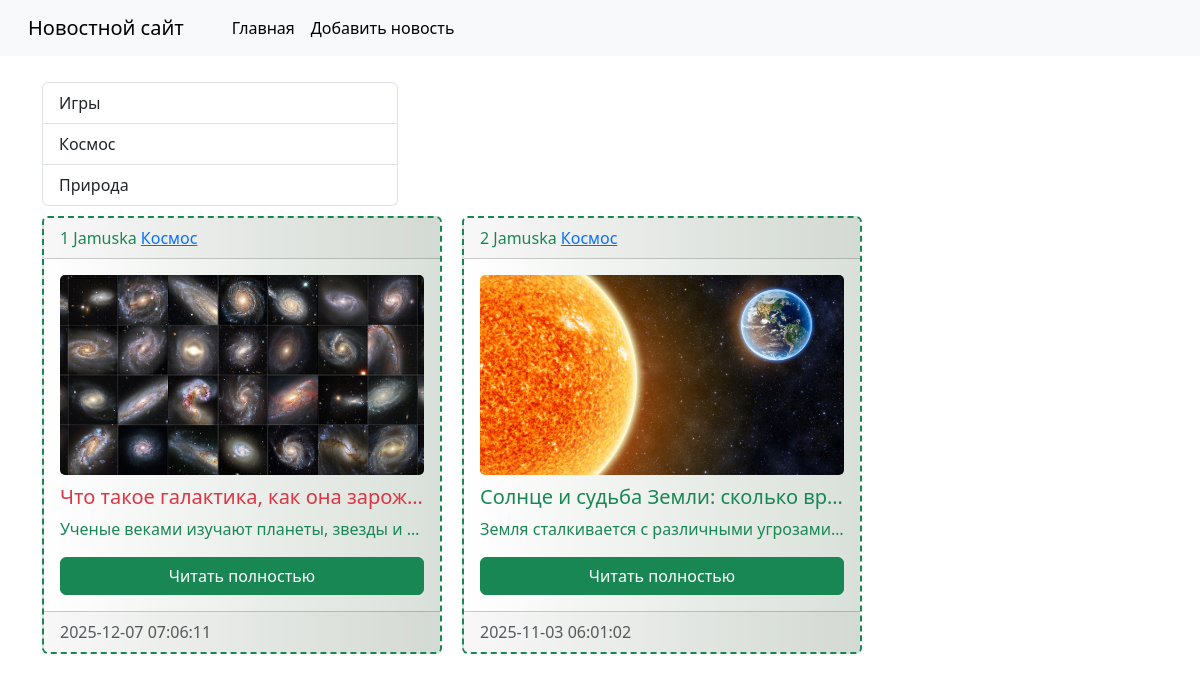
The app's page /news/category/4/ with its own data.
### news/models.py (models this page shows, shortened)
class Category(models.Model):
    title = models.CharField(max_length=150, db_index=True,
                             verbose_name="Наименование категории")
    def __str__(self):
        return self.title
    class Meta:
        verbose_name = "Категория"
        verbose_name_plural = "Категории"
        ordering = ['title']

class News(models.Model):
    title = models.CharField(max_length=150, verbose_name="Наименование")
    content = models.TextField(blank=True, verbose_name="Контент")
    created_at = models.DateTimeField(auto_now_add=True, verbose_name="Дата публикации")
    updated_at = models.DateTimeField(auto_now=True, verbose_name="Обновлено")
    photo = models.ImageField(upload_to='photos/%Y/%m/%d', verbose_name="Фото", blank=True)
    is_published = models.BooleanField(default=True, verbose_name="Опубликовано")
    category = models.ForeignKey(Category, on_delete=models.PROTECT, null=True)
    def just_a_little_trolling(self):
        return "Jamuska";
    class Meta:
        verbose_name = "Новость"
        verbose_name_plural = "Новости"
        ordering = ['-created_at']

### news/views.py (the view)
# urls.py: path('category/<int:category_id>/', get_category, name='category')
def get_category(request, category_id):
    news = News.objects.filter(category_id=category_id)
    categories = Category.objects.all()
    category = Category.objects.get(pk=category_id)
    return render(request, 'news/category.html', {'news':news, 'categories':categories,
                                                  'category':category})

### news/templates/news/category.html (shortened to what this page needs)
{% extends 'base.html' %}
{% block sidebar %}
    <div class="col-md-4">
        <div class="list-group" style="max-width: 25rem; margin: 10px; margin-inline: 0;">
            {%for item in categories%}
                <a href="{% url 'category' item.pk %}" class="list-group-item list-group-item-action">
                    {{item.title}}
                </a>
            {% endfor %}
        </div>
    </div>
{% endblock %}
{% block content %}
<section class = "cards">
    {% for item in news %}
    <div class="card border-success" style="max-width: 25rem;">
        <div class="card-header text-success">
            {{forloop.counter}}
            {{item.just_a_little_trolling}}
            <a href="{% url 'category' item.category.pk %}">{{item.category}}</a>
        </div>
        <div class="card-body text-success">
            {% if item.photo %}
            <img src="{{item.photo.url}}" class="card-img top" alt="...">
            {% else %}
            <img src="https://i.ibb.co/fYzs5N34/empty.jpg" class="card-img top" alt="...">
            {% endif %}
            <h5 class="card-title text-truncate {%cycle 'text-danger' 'text-success'%}">{{item.title}}</h5>
            <p class="card-text text-truncate">{{item.content}}</p>
            <a href="#" class="btn btn-success d-grid gap-2">Читать полностью</a>
        </div>
        <div class="card-footer text-body-secondary">
            {{item.created_at|date:"Y-m-d H:i:s"}}
        </div>
    </div>
    {% endfor %}
    </section>
{% endblock %}

### templates/base.html (style rules this page uses)
.card { padding: 0; border: 2px, dashed, #307231; background-image: linear-gradient( 90deg, rgba(255, 255, 255, 1) 0%, rgba(217, 224, 217, 1) 100% ); }
.card-img { width: 100%; height: 200px; object-fit: cover; margin-bottom: 10px; }
.cards { display: flex; gap: 20px; flex-wrap: wrap; }

### records on screen
Category: title "Игры"
Category: title "Космос"
Category: title "Природа"
News: just_a_little_trolling "Jamuska", category "Космос", photo (picture), title "Что такое галактика, как она зарож…", content "Ученые веками изучают планеты, звезды и…", created_at "2025-12-07 07:06:11"
News: just_a_little_trolling "Jamuska", category "Космос", photo (picture), title "Солнце и судьба Земли: сколько вр…", content "Земля сталкивается с различными угрозами…", created_at "2025-11-03 06:01:02"
